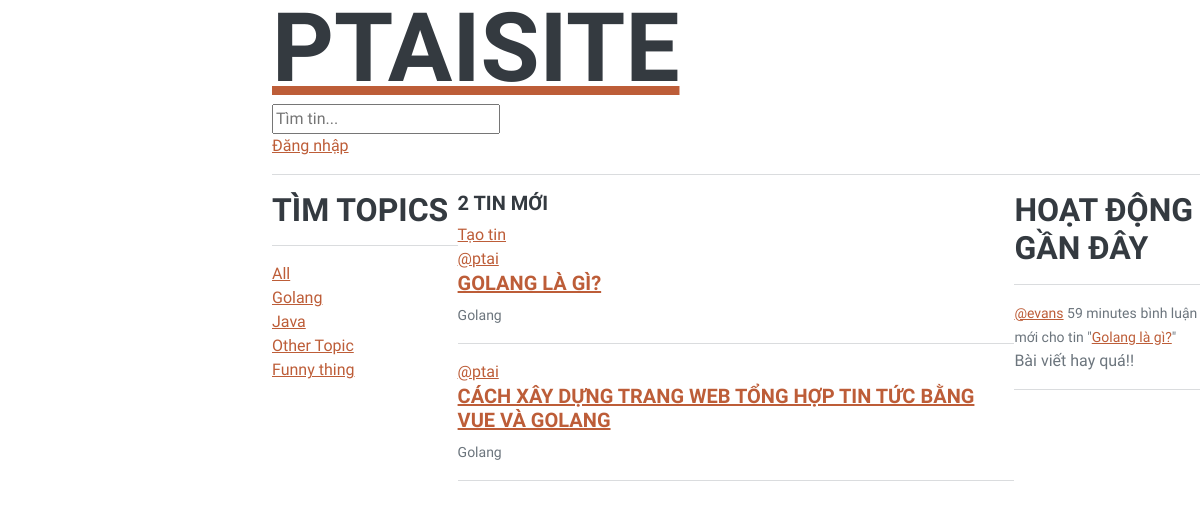
The page / on the database its author committed.
### base/models.py (models this page shows, shortened)
class Topic(models.Model):
   name = models.CharField(max_length=200)

class Room (models.Model):
    name = models.CharField(max_length=200)
    host = models.ForeignKey(User, on_delete=models.SET_NULL, null=True)
    topic = models.ForeignKey(Topic, on_delete=models.SET_NULL, null=True)
    description = models.TextField(null=True, blank=True)
    updated = models.DateTimeField(auto_now = True)
    created = models.DateTimeField(auto_now_add=True)
    paticipants = models.ManyToManyField(User, related_name='paticipants', blank=True)
    class Meta:
        ordering = ['-updated', '-created']
    def __str__(self):
        return self.name

class Message(models.Model):
    user = models.ForeignKey(User, on_delete=models.CASCADE)
    room = models.ForeignKey(Room, on_delete=models.CASCADE)
    body = models.TextField()
    updated = models.DateTimeField(auto_now = True)
    created = models.DateTimeField(auto_now_add=True)
    def __str__(self):
        return self.body[0:50]

### base/views.py (the view)
# urls.py: path('', views.home, name="home"),
def home(request):
    q = request.GET.get('q') if request.GET.get('q') != None else ''
    rooms = Room.objects.filter(
        Q(topic__name__icontains=q) |
        Q(name__icontains=q) |
        Q(description__icontains=q)
    )
    topics = Topic.objects.all()
    room_count = rooms.count()
    room_messages = Message.objects.filter(Q(room__topic__name__icontains = q)).order_by('-created')
    context = {'rooms': rooms, 'topics': topics, 'room_count': room_count, 'room_messages': room_messages}
    return render(request, 'base/home.html', context)

### base/templates/base/home.html (shortened to what this page needs)
{% extends 'main.html'%}
{% block content %}
<div class="home-container">
    <div>
        {% include 'base/topics_component.html'%}
    </div>
    <div>
        <div>
            <h5>{{room_count}} tin mới</h5>
        </div>
        <a href="{% url 'create-room' %}"> Tạo tin </a>
        {%include 'base/feed_component.html'%}
    </div>
    <div>
        {% include 'base/activities_component.html'%}
    </div>
</div>
{% endblock content %}

### base/templates/base/topics_component.html
{% block content %}
<h3>Tìm Topics</h3>
        <hr>
        <div>
            <a href="{% url 'home' %}">All</a>
        </div>
        {% for topic in topics %}
        <div>
            <a href="{% url 'home' %}?q={{topic.name}}">{{ topic.name }}</a>
        </div>
        {% endfor %}
{% endblock content %}

### base/templates/base/feed_component.html (shortened to what this page needs)
{% block content %}
{% for room in rooms %}
            <div>
                <a href="{% url 'user-profile' room.host.id %}">@{{room.host.username}}</a>
                <h5><a href="{% url 'room' room.id %}">{{room.name}}</a> </h5>
                <small>{{room.topic.name}}</small>
                <hr>
            </div>
        {% endfor %}
{% endblock content %}

### base/templates/base/activities_component.html (shortened to what this page needs)
{% block content %}
<h3>Hoạt động gần đây</h3>
        <hr>
        {% for message in room_messages %}
            <div>
                <small><a href="{% url 'user-profile' message.user.id%}">@{{message.user}}</a> {{message.created|timesince}}</small>
                <small> bình luận mới cho tin "<a href="{% url 'room' message.room.id %}">{{message.room}}</a>"</small>
                <p>{{message}}</p>
                <hr>
            </div>
        {% endfor %}
{% endblock content %}

### base/templates/base/home.html (style rules this page uses)
.home-container { display: grid; grid-template-columns: 1fr 3fr 1fr; }

### rows shown on the page
Topic: name "Golang"
Topic: name "Java"
Topic: name "Other Topic"
Topic: name "Funny thing"
Room: host.username "ptai", name "GOLANG LÀ GÌ?", topic.name "Golang"
Room: host.username "ptai", name "CÁCH XÂY DỰNG TRANG WEB TỔNG HỢP TIN TỨC BẰNG VUE VÀ GOLANG", topic.name "Golang"
Message: user "evans", created "59 minutes", room "Golang là gì?", body "Bài viết hay quá!!"

### other values the page prints
{{ room_count }} "2"
